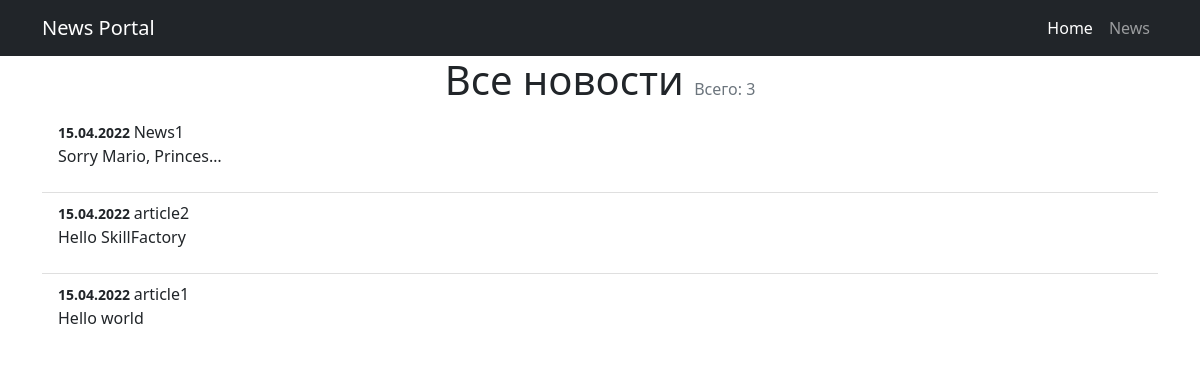
Before: /news/ with the older database file.
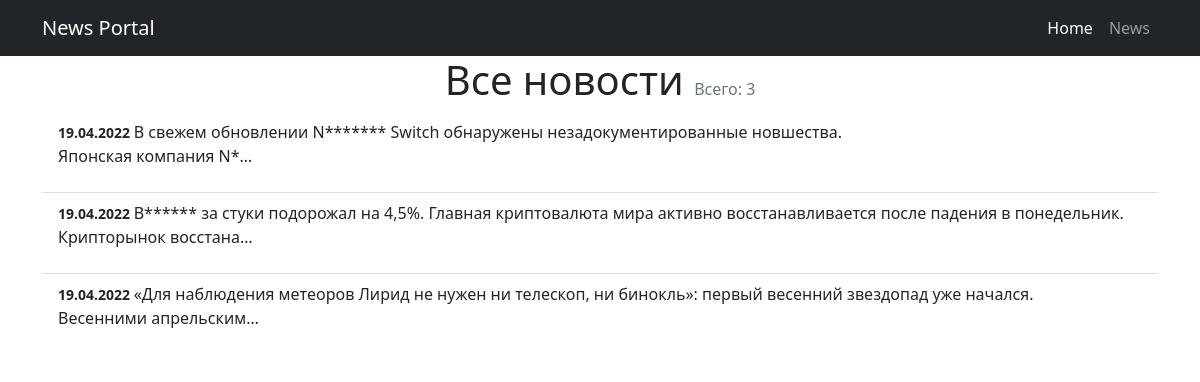
After: the same page with the newer database file.
### news/models.py (models this page shows, shortened)
class Post(models.Model):
    article = 'AR'
    news = 'NW'
    POST_TYPE = [
        (article, 'статья'),
        (news, 'новость'),
    ]
    author = models.ForeignKey(Author, on_delete=models.CASCADE)
    post_type = models.CharField(
        max_length=2, choices=POST_TYPE, default=article)
    date = models.DateTimeField(auto_now_add=True)
    title = models.CharField(max_length=255)
    text = models.TextField()
    rating = models.IntegerField(default=0)
    category = models.ManyToManyField(
        Category, through='PostCategory', blank=True)

### news/views.py (the view)
# urls.py: path('', NewsList.as_view()),
class NewsList(ListView):
    model = Post
    ordering = '-date'
    template_name = 'news.html'
    context_object_name = 'news'

### news/templatetags/custom_filters.py (called while the page is built)
@register.filter()
def format_date(value):
    return value.strftime("%d.%m.%Y")

@register.filter()
def censor(text):
    if type(text) != str:
        return "Type error. Is not string"
    for word in CENSOR_WORDS:
        text = re.sub(r'(?:'+word[1:]+'?)[^\s]+',
                      ("*" * (len(word) - 1)), text)
    return text

### templates/news.html (shortened to what this page needs)
{% extends 'flatpages/default.html' %}
{% load custom_filters %}
{% block content %}
<h1 class="text-center">Все новости <span class="text-muted fs-6 fw-normal">Всего: {{news | length}}</span></h1>
<ul class="list-group list-group-flush">
    {% for newspost in news %}
        <li class="list-group-item "> <small class="fw-bold">{{ newspost.date | format_date }} </small>
            {{ newspost.title | censor}}
             <p>{{newspost.text | censor | truncatechars:21}}</p>
        </li>
    {% endfor %}
</ul>
{% endblock content %}

Changed rows visible on the page:
removed Post: date "15.04.2022", title|censor "News1", text|censor "Sorry Mario, Princes…"
removed Post: date "15.04.2022", title|censor "article2", text|censor "Hello SkillFactory"
removed Post: date "15.04.2022", title|censor "article1", text|censor "Hello world"
added Post: date "19.04.2022", title|censor "В свежем обновлении N******* Switch обнаружены незадокументированные новшества.", text|censor "Японская компания N*…"
added Post: date "19.04.2022", title|censor "B****** за стуки подорожал на 4,5%. Главная криптовалюта мира активно восстанавливается после падения в понедельник.", text|censor "Крипторынок восстана…"
added Post: date "19.04.2022", title|censor "«Для наблюдения метеоров Лирид не нужен ни телескоп, ни бинокль»: первый весенний звездопад уже начался.", text|censor "Весенними апрельским…"
